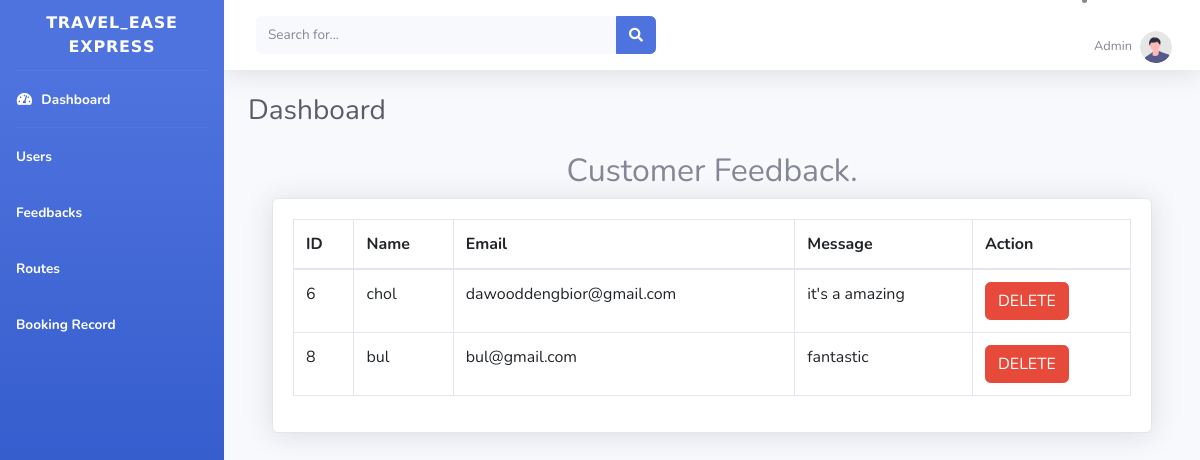
The page /admin/feedbacks.php on the database its author committed.
### tables this page shows
CREATE TABLE `feedback` (
  `id` int(30) NOT NULL,
  `name` varchar(191) NOT NULL,
  `email` varchar(191) NOT NULL,
  `message` varchar(300) NOT NULL
);

### admin/feedbacks.php (the view, shortened to what this page needs)
<?php
include('db_conn.php');
include('includes/header.php');
include('includes/navbar.php');
?>
<div id="content-wrapper" class="d-flex flex-column">
<div id="content">
    <nav class="navbar navbar-expand navbar-light bg-white topbar mb-4 static-top shadow">
        <form
            class="d-none d-sm-inline-block form-inline mr-auto ml-md-3 my-2 my-md-0 mw-100 navbar-search">
            <div class="input-group">
                <input type="text" class="form-control bg-light border-0 small" placeholder="Search for..."
                    aria-label="Search" aria-describedby="basic-addon2">
                <div class="input-group-append">
                    <button class="btn btn-primary" type="button">
                        <i class="fas fa-search fa-sm"></i>
                    </button>
                </div>
            </div>
        </form>
            <li class="nav-item dropdown no-arrow">
                <a class="nav-link dropdown-toggle" href="#" id="userDropdown" role="button"
                    data-toggle="dropdown" aria-haspopup="true" aria-expanded="false">
                    <span class="mr-2 d-none d-lg-inline text-gray-600 small">Admin </span>
                    <img class="img-profile rounded-circle"
                        src="img/undraw_profile.svg">
                </a>
            </li>
    </nav>
    <div class="container-fluid">
        <div class="d-sm-flex align-items-center justify-content-between mb-4">
            <h1 class="h3 mb-0 text-gray-800">Dashboard</h1>
        </div>
        <div class="container-fluid">
       <h2 class="text-center"> Customer Feedback.</h2>
<div class="card shadow mb-4">
    <div class="card-body">
        <div class="table-responsive">
        <?php
            $query = "SELECT * FROM feedback";
            $query_run = mysqli_query($conn, $query);
        ?>
            <table class="table table-bordered" id="dataTable" width="100%" cellspacing="0">
                <thead>
                    <tr>
                        <th> ID </th>
                        <th> Name </th>
                        <th>Email </th>
                        <th>Message</th>
                        <th>Action</th>
                    </tr>
                </thead>
                <tbody>
                    <?php
                    if(mysqli_num_rows($query_run) > 0)
                    {
                        while($row = mysqli_fetch_assoc($query_run))
                        {
                    ?>
                        <tr>
                            <td><?php  echo $row['id']; ?></td>
                            <td><?php  echo $row['name']; ?></td>
                            <td><?php  echo $row['email']; ?></td>
                            <td><?php  echo $row['message']; ?></td>
                            <td>
                                <form action="delete_feedback.php" method="post">
                                    <button type="submit" name="delete_btn" class="btn btn-danger"> DELETE</button>
                                </form>
                            </td>
                        </tr>
                    <?php
                        }
                    }
                    else {
                        echo "No Record Found";
                    }
                    ?>
                </tbody>
            </table>
        </div>
    </div>
</div>
</div>
    </div>
</body>
</html>
<?php
include('includes/footer.php');
?>

### rows shown on the page
feedback: id "6", name "chol", email "dawooddengbior@gmail.com", message "it's a amazing"
feedback: id "8", name "bul", email "bul@gmail.com", message "fantastic"
